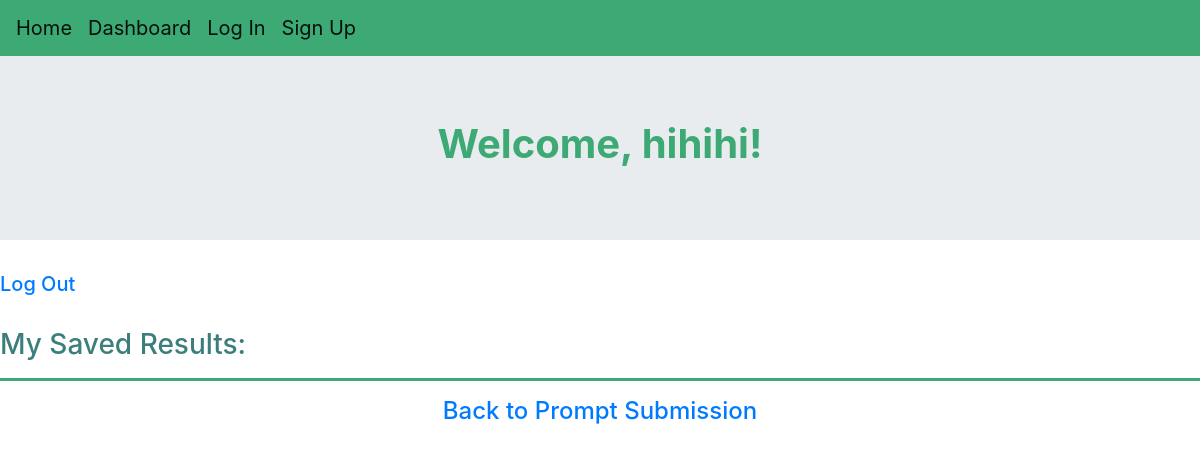
/dashboard (signed in), run on an earlier commit of the app's database.
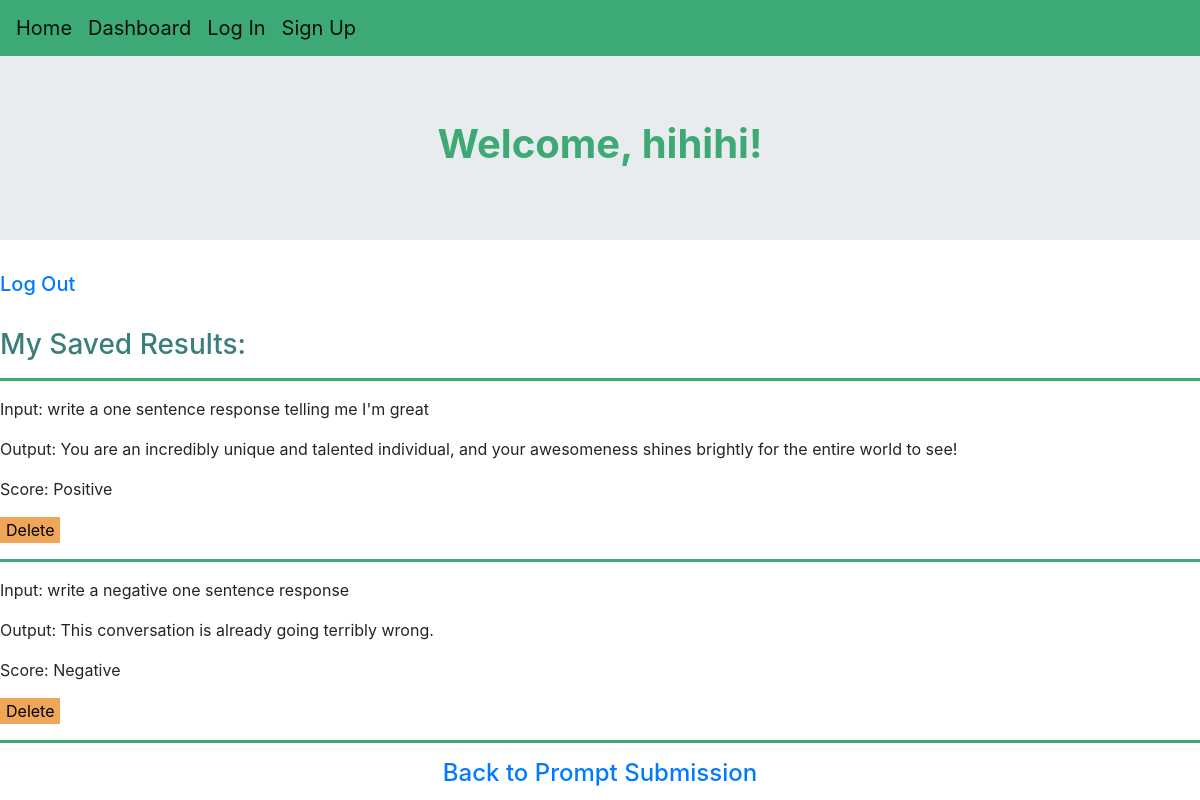
And on a later commit of the database.
### app.py (models this page shows)
class User(db.Model, UserMixin):
     id = db.Column(db.Integer, primary_key=True)
     username = db.Column(db.String(20), nullable=False, unique=True)
     password = db.Column(db.String(80), nullable=False)

class Prompts(db.Model):
     id = db.Column(db.Integer, primary_key=True)
     user = db.Column(db.String)
     input = db.Column(db.String(1000), nullable=False, unique=False)
     output = db.Column(db.String(1000), nullable=False)
     overall = db.Column(db.Integer)

### app.py (the view)
@app.route('/dashboard', methods=["POST", "GET"])
@login_required
def dashboard():
    finalUserPrompts = []
    userPrompts = Prompts.query.filter_by(user = session['user']).all()
    for entry in userPrompts:
        prompt = {}
        prompt["Search"] = entry.id
        prompt["Input"] = entry.input
        prompt["Output"] = entry.output
        if entry.overall == 1:
            prompt["Score"] = "Positive"
        elif entry.overall == 2:
            prompt["Score"] = "Neutral"
        else:
             prompt["Score"] = "Negative"
        finalUserPrompts.append(prompt)
    return render_template('dashboard.html', userPrompts = finalUserPrompts)

### app.py (called while the page is built)
@login_manager.user_loader
def load_user(user_id):
     return User.query.get(int(user_id))

### templates/dashboard.html
{% extends "index.html" %}
{% block content %}
<div class="jumbotron jumbotron-fluid">
    <center><h1>Welcome, {{ current_user.username }}!</h1></center>
</div>
<h5><a href="{{ url_for('logout') }}">Log Out</a></h5><br>
<h3>My Saved Results:</h3>
{% for prompt in userPrompts%}
    <hr>
    {% for key, value in prompt.items() %}
        {% if key == 'Search' %}
            <p> </p>
        {% else %}
            <p>{{ key }}: {{ value }}</p>
        {% endif %}
    {% endfor %}
        <form action="{{ url_for('delete', id=prompt["Search"]) }}">
        <button class='deletebutton' type="submit">Delete</button>
{% endfor %}
<hr>
<center><h4><a href="{{ url_for('hello') }}">Back to Prompt Submission</a></h4></center>
{% endblock %}

### templates/index.html (shortened to what this page needs)
<!DOCTYPE html>
<html lang="en">
<head>
    <link rel="stylesheet" href="https://cdn.jsdelivr.net/npm/bootstrap@4.6.2/dist/css/bootstrap.min.css">
    <link rel= "stylesheet" type= "text/css" href= "{{ url_for('static',filename='styles/main.css') }}">
    <nav class="navbar navbar-expand-md navbar-light" style="background-color: #3da975;">
        <a class="navbar-brand" href="{{ url_for('hello') }}">Home</a>
        <a class="navbar-brand" href="{{ url_for('dashboard') }}">Dashboard</a>
        <a class="navbar-brand" href="{{ url_for('login') }}">Log In</a>
        <a class="navbar-brand" href="{{ url_for('register') }}">Sign Up</a>
    </nav>
</head>
<body>
    {% block content %}
    {% endblock %}
</body>
</html>

### static/styles/main.css (style rules this page uses)
h1 { color: #3da975; font-weight: bold; }
h3 { color: #3b7e7c; }
hr { border-width: 3px; border-color: #3da975; }
.deletebutton { border: none; background-color: rgb(239, 166, 88); }

What changed in the data, as far as the page shows it:
added Prompts: key "Input", input "write a one sentence response telling me I'm great", key "Output", output "You are an incredibly unique and talented individual, and your awesomeness shines brightly for the entire world to see!", prompt "Score", prompt "Positive"
added Prompts: key "Input", input "write a negative one sentence response", key "Output", output "This conversation is already going terribly wrong.", prompt "Score", prompt "Negative"
